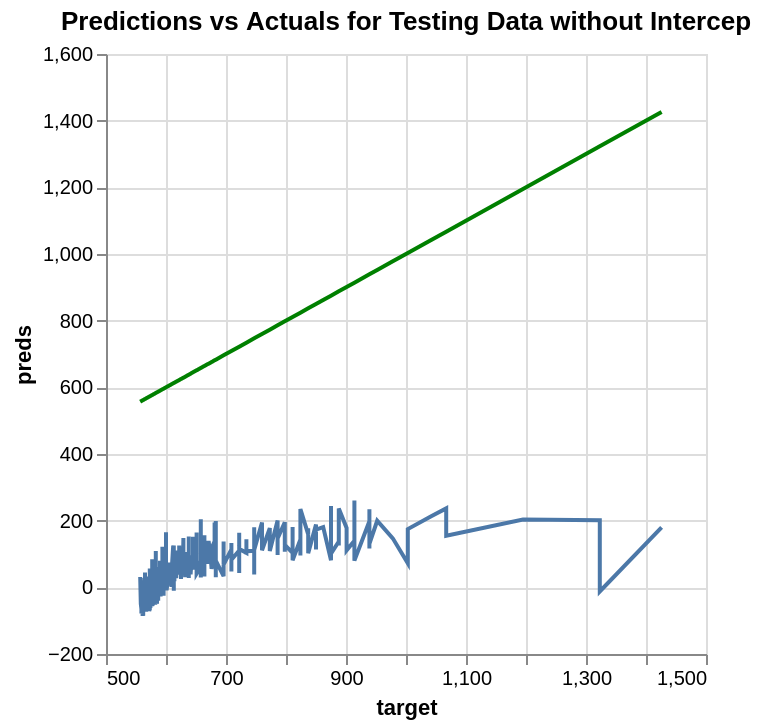

This figure's notebook cell:
### Code cell
perfect = alt.Chart(pd.DataFrame({'target': y_test.values.flatten(), 'preds': y_test.values.flatten()})).mark_line(color='green').encode(
    x='target',
    y='preds'
)

pred_chart_test = alt.Chart(pd.DataFrame({'target': y_test.values.flatten(), 'preds': y_test_pred_F.flatten()})).mark_line().encode(
    x='target',
    y='preds'
)

(pred_chart_test + perfect).properties(title = 'Predictions vs Actuals for Testing Data without Intercep')

### Figure 1 — Vega-Lite specification as saved in the notebook (floating-point values rounded to 4 significant figures; data arrays with more than 128 entries replaced by an {"elided": "..."} marker saying what was removed)
{"config": {"view": {"continuousWidth": 300, "continuousHeight": 300}}, "layer": [{"data": {"name": "data-0126e622d6c47bf05f44594bd97afb92"}, "mark": {"type": "line"}, "encoding": {"x": {"field": "target", "type": "quantitative"}, "y": {"field": "preds", "type": "quantitative"}}}, {"data": {"name": "data-8a903ab13ceb7442c068a50fdc44af17"}, "mark": {"type": "line", "color": "green"}, "encoding": {"x": {"field": "target", "type": "quantitative"}, "y": {"field": "preds", "type": "quantitative"}}}], "title": "Predictions vs Actuals for Testing Data without Intercep", "$schema": "https://vega.github.io/schema/vega-lite/v5.20.1.json", "datasets": {"data-0126e622d6c47bf05f44594bd97afb92": {"elided": "1364 records"}, "data-8a903ab13ceb7442c068a50fdc44af17": {"elided": "1364 records"}}}
